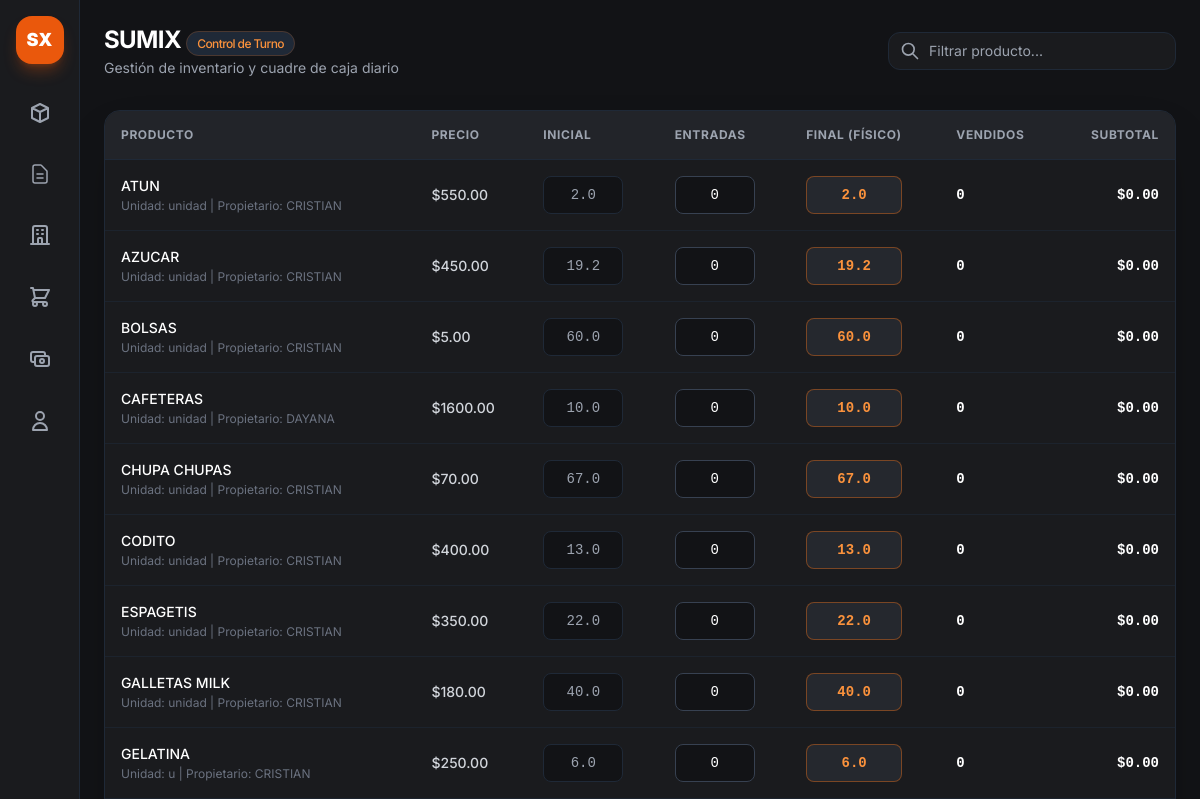
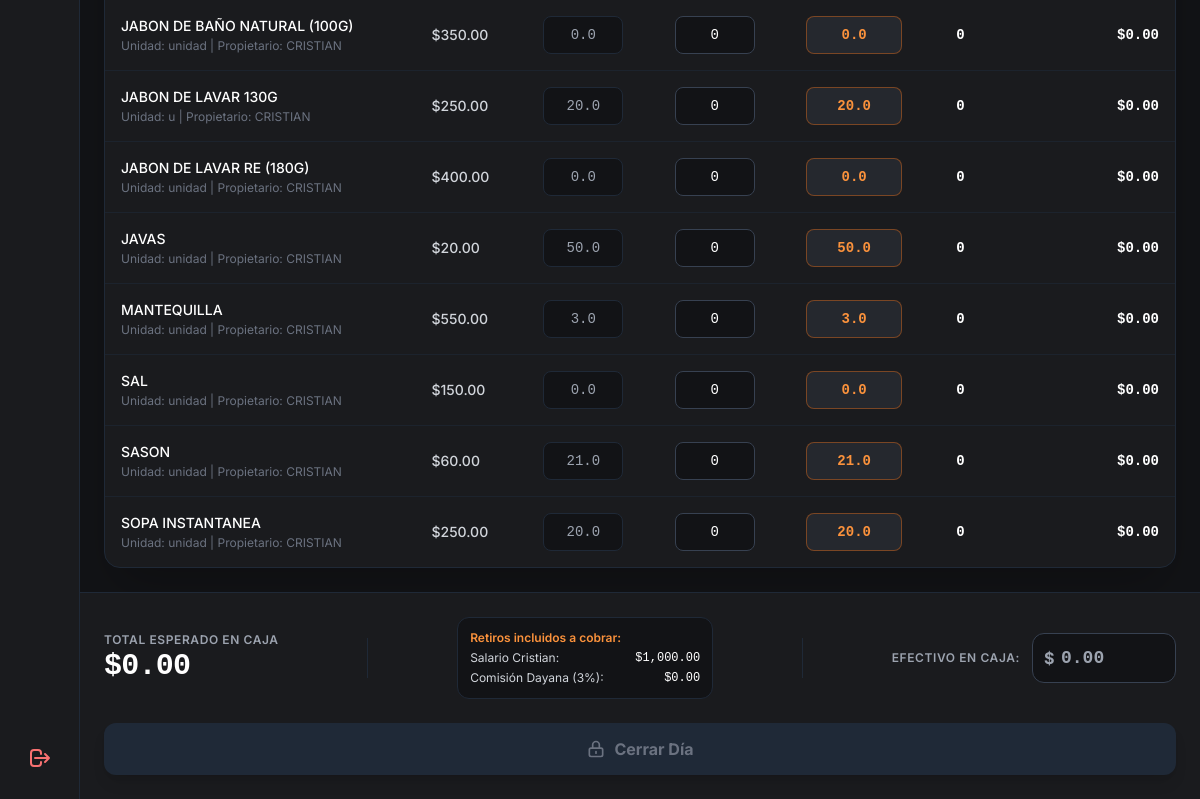
The app's page /cierre (signed in), older data (2 pictures, top to bottom).
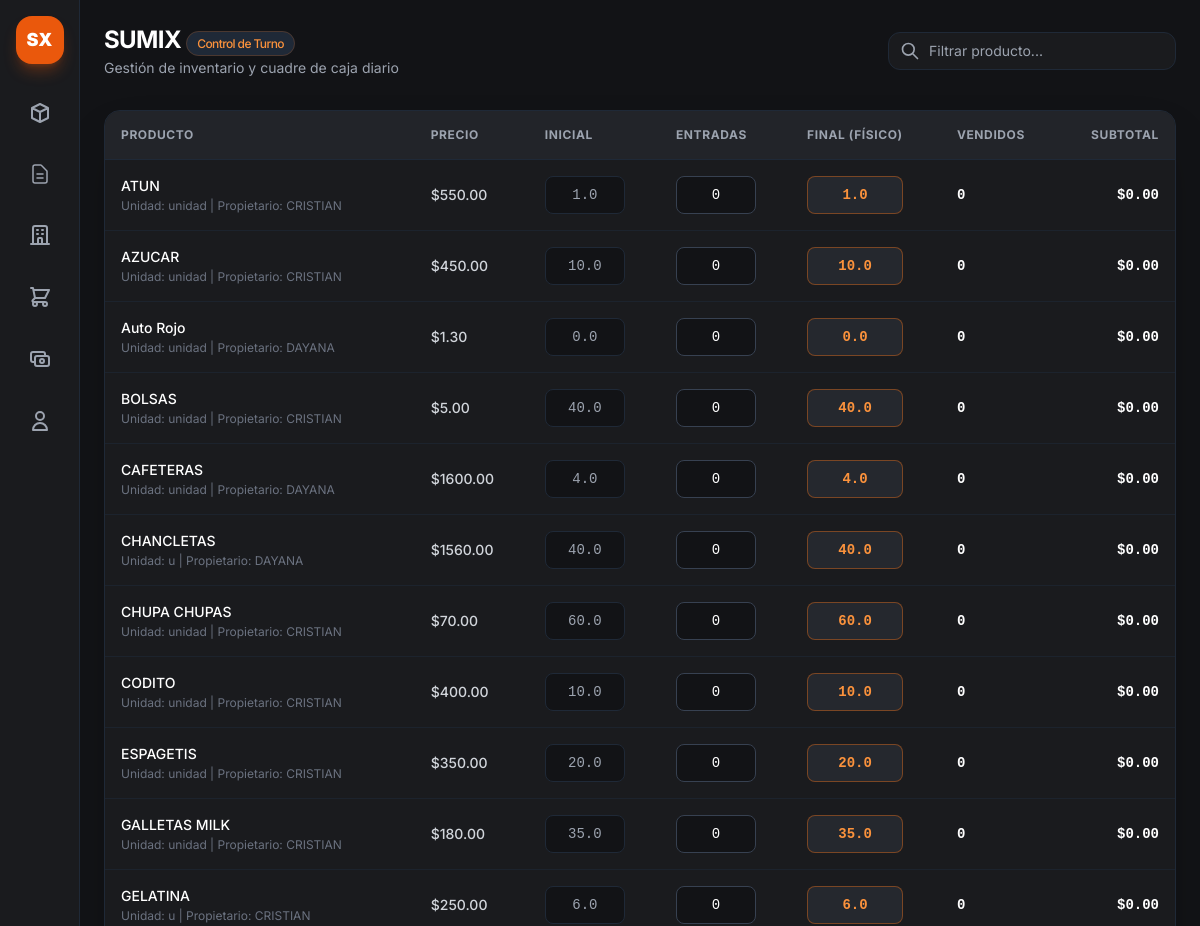
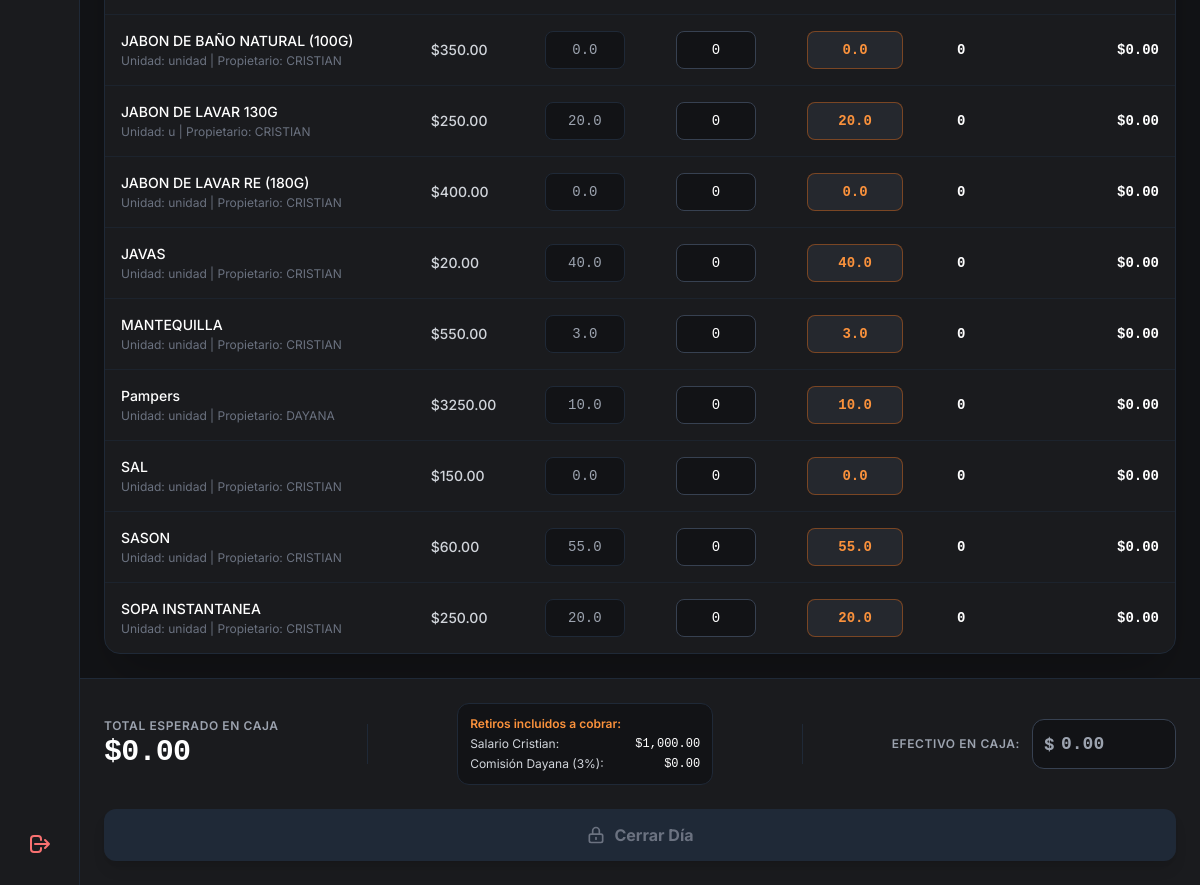
The same page, newer data (2 pictures, top to bottom).
### app.py (models this page shows, shortened)
class Producto(db.Model):
    __tablename__ = 'productos'
    id = db.Column(db.Integer, primary_key=True)
    codigo = db.Column(db.String(50), nullable=True)
    nombre = db.Column(db.String(100), nullable=False)
    unidad_medida = db.Column(db.String(20), default='unidad')
    propietario_id = db.Column(db.Integer, db.ForeignKey('propietarios.id'), nullable=True)
    precio_costo = db.Column(db.Float, default=0.0)
    precio_venta = db.Column(db.Float, default=0.0)
    fecha_vencimiento = db.Column(db.Date, nullable=True)
    proveedor_id = db.Column(db.Integer, db.ForeignKey('proveedores.id'), nullable=True)
    proveedor = db.relationship('Proveedor', backref=db.backref('productos', lazy=True))
    estado_pago = db.Column(db.String(20), default="Pagado")
    monto_pendiente = db.Column(db.Float, default=0.0)
    fecha_creacion = db.Column(db.DateTime, default=datetime.utcnow)
    stocks = db.relationship('StockAlmacen', backref='producto', cascade="all, delete-orphan", lazy=True)
    @property
    def stock_venta(self):
        for s in self.stocks:
            if s.almacen and s.almacen.es_area_venta:
                return s.cantidad
        return 0.0

class Propietario(db.Model):
    __tablename__ = 'propietarios'
    id = db.Column(db.Integer, primary_key=True)
    nombre = db.Column(db.String(100), nullable=False, unique=True)
    descripcion = db.Column(db.String(200))
    productos = db.relationship('Producto', backref='propietario', lazy=True)

class Almacen(db.Model):
    __tablename__ = 'almacenes'
    id = db.Column(db.Integer, primary_key=True)
    nombre = db.Column(db.String(100), nullable=False, unique=True)
    ubicacion = db.Column(db.String(150), nullable=True)
    es_area_venta = db.Column(db.Boolean, default=False)
    stocks = db.relationship('StockAlmacen', backref='almacen', cascade="all, delete-orphan", lazy=True)

class StockAlmacen(db.Model):
    __tablename__ = 'stock_almacen'
    id = db.Column(db.Integer, primary_key=True)
    producto_id = db.Column(db.Integer, db.ForeignKey('productos.id'), nullable=False)
    almacen_id = db.Column(db.Integer, db.ForeignKey('almacenes.id'), nullable=False)
    cantidad = db.Column(db.Float, default=0.0)

### app.py (the view)
@app.route('/cierre')
def vista_cierre():
    if 'user' not in session:
        return redirect(url_for('login'))
    productos = Producto.query.order_by(
        case((Producto.stock_venta == 0, 1), else_=0),
        Producto.nombre.asc()
    ).all()
    return render_template('cierre.html', productos=productos)

### app.py (called while the page is built)
@app.context_processor
def inject_today():
    return {'hoy': date.today()}

### templates/cierre.html (shortened to what the changed rows need)
{% extends "base.html" %}
{% block content %}
<main class="flex-1 flex flex-col min-w-0 overflow-y-auto">
    <header class="p-6 pb-2 flex flex-col sm:flex-row sm:items-center justify-between gap-4">
        <div>
            <h1 class="text-2xl font-bold text-white tracking-tight">SUMIX <span
                    class="text-xs font-medium px-2.5 py-1 rounded-full bg-gray-800 text-orange-400 border border-orange-500/20">Control
                    de Turno</span></h1>
        </div>
    </header>
    <section class="p-6 flex-1 space-y-6">
        <div class="bg-[#1a1b1e] border border-gray-800 rounded-2xl overflow-hidden shadow-2xl">
            <div class="overflow-x-auto">
                <table class="w-full text-left border-collapse">
                    <thead>
                        <tr
                            class="border-b border-gray-800 text-xs font-semibold text-gray-400 uppercase tracking-wider bg-[#222429]">
                            <th class="p-4">Producto</th>
                            <th class="p-4">Precio</th>
                            <th class="p-4">Inicial</th>
                            <th class="p-4">Entradas</th>
                            <th class="p-4">Final (Físico)</th>
                            <th class="p-4">Vendidos</th>
                            <th class="p-4 text-right">Subtotal</th>
                        </tr>
                    </thead>
                    <tbody class="divide-y divide-gray-800/60 text-sm" id="tabla-productos">
                        {% for p in productos %}
                        <tr class="fila-producto hover:bg-gray-800/30 transition-colors" data-id="{{ p.id }}"
                            data-precio="{{ p.precio_venta }}"
                            data-propietario-id="{{ p.propietario.id if p.propietario else 0 }}"
                            data-propietario-nombre="{{ p.propietario.nombre if p.propietario else '' }}">
                            <td class="p-4 font-medium text-white nombre-prod">
                                {{ p.nombre }}
                                <span class="block text-xs text-gray-500 mt-0.5 font-normal">Unidad: {{ p.unidad_medida
                                    }} | Propietario: {{ p.propietario.nombre if p.propietario else 'Sin Propietario'
                                    }}</span>
                            </td>
                            <td class="p-4 font-medium text-gray-300">${{ "%.2f"|format(p.precio_venta) }}</td>
                            <td class="p-4">
                                <input type="number" step="any"
                                    class="stock-inicial w-20 bg-[#121316] border border-gray-800 rounded-lg p-2 text-gray-400 text-center font-mono"
                                    value="{{ p.stock_venta }}" readonly>
                            </td>
                            <td class="p-4">
                                <input type="number" step="any" min="0"
                                    class="entradas w-20 bg-[#121316] border border-gray-700 rounded-lg p-2 text-white text-center font-mono focus:border-orange-500 focus:outline-none"
                                    value="0" oninput="calcular()">
                            </td>
                            <td class="p-4">
                                <input type="number" step="any" min="0"
                                    class="stock-final w-24 bg-[#25282e] border border-orange-500/40 text-orange-400 font-bold rounded-lg p-2 text-center font-mono focus:border-orange-500 focus:outline-none focus:ring-1 focus:ring-orange-500"
                                    value="{{ p.stock_venta }}" oninput="calcular()">
                            </td>
                            <td class="p-4 font-bold text-white font-mono vendidos">0</td>
                            <td class="p-4 font-bold text-right text-white font-mono subtotal">$0.00</td>
                        </tr>
                        {% endfor %}
                    </tbody>
                </table>
            </div>
        </div>
    </section>
</main>
{% endblock %}

Row changes from the older to the newer data that the page shows:
changed through a linked row, Producto "ATUN": stock_venta "2.0" → "1.0"
changed through a linked row, Producto "AZUCAR": stock_venta "19.2" → "10.0"
added Producto: nombre "Auto Rojo", unidad_medida "unidad", propietario "DAYANA", precio_venta "1.30", stock_venta "0.0"
changed through a linked row, Producto "BOLSAS": stock_venta "60.0" → "40.0"
changed through a linked row, Producto "CAFETERAS": stock_venta "10.0" → "4.0"
added Producto: nombre "CHANCLETAS", unidad_medida "u", propietario "DAYANA", precio_venta "1560.00", stock_venta "40.0"
changed through a linked row, Producto "CHUPA CHUPAS": stock_venta "67.0" → "60.0"
changed through a linked row, Producto "CODITO": stock_venta "13.0" → "10.0"
changed through a linked row, Producto "ESPAGETIS": stock_venta "22.0" → "20.0"
changed through a linked row, Producto "GALLETAS MILK": stock_venta "40.0" → "35.0"
changed through a linked row, Producto "JAVAS": stock_venta "50.0" → "40.0"
added Producto: nombre "Pampers", unidad_medida "unidad", propietario "DAYANA", precio_venta "3250.00", stock_venta "10.0"
changed through a linked row, Producto "SASON": stock_venta "21.0" → "55.0"
